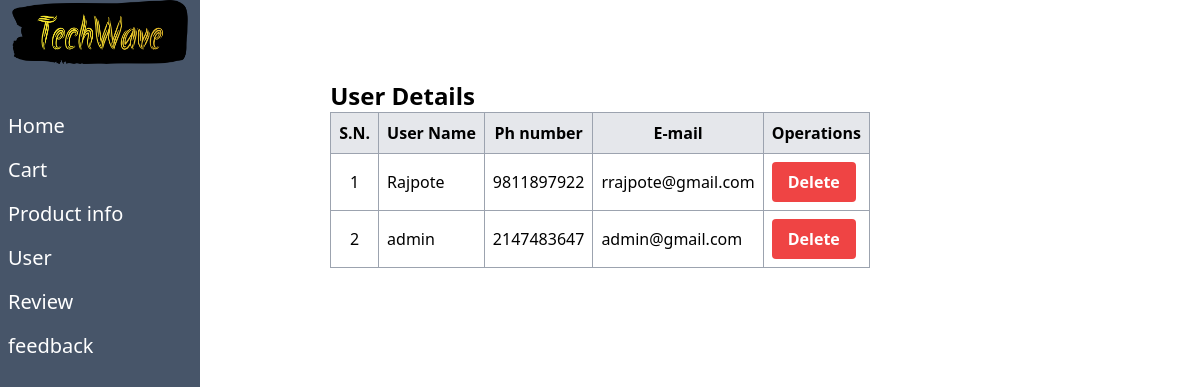
The app's page /Build/php/manage_user.php (signed in) with its own data.
### tables this page shows
CREATE TABLE `registration` (
  `id` int(20) NOT NULL,
  `uname` varchar(50) NOT NULL,
  `password` varchar(255) NOT NULL,
  `email` varchar(50) NOT NULL,
  `phnumber` varchar(10) NOT NULL
);

### Build/php/manage_user.php (the view, shortened to what this page needs)
<?php
include 'dbconn.php';
?>
<!DOCTYPE html>
<html lang="en">
<head>
    <link rel="stylesheet" href="../css/output.css" />
    <link rel="stylesheet" href="../css/style.css" />
    <link rel="stylesheet" href="https://cdnjs.cloudflare.com/ajax/libs/font-awesome/6.5.1/css/all.min.css"
 />
    <link rel="stylesheet" href="https://cdn.jsdelivr.net/npm/swiper@11/swiper-bundle.min.css" />
</head>
<body>
    <header class="w-1/6 h-full bg-slate-600 fixed top-0 left-0 z-10">
        <a href="admin.php" class="italic text-yellow-400 px-3 rounded-2xl flex items-center justify-center">
            <img src="../techwave-logo-zip-file/png/logo-no-background.png" alt="" class="w-auto h-16">
        </a>
        <nav class="my-10">
            <ul class="">
                <li>
                    <a href="admin.php"
                        class="block w-full text-white text-xl p-2 rounded-r-md hover:bg-slate-100 hover:text-black transition-all duration-300">
                        Home
                    </a>
                </li>
                <li>
                    <a href="manage_cart.php"
                        class="block w-full text-white text-xl p-2 rounded-r-md hover:bg-slate-100 hover:text-black transition-all duration-300">Cart</a>
                </li>
                <li>
                    <a href="product_info.php"
                        class="block w-full text-white text-xl p-2 rounded-r-md hover:bg-slate-100 hover:text-black transition-all duration-300">Product
                        info</a>
                </li>
                <li>
                    <a href="manage_user.php"
                        class="block w-full text-white text-xl p-2 rounded-r-md hover:bg-slate-100 hover:text-black transition-all duration-300">User</a>
                </li>
                <li>
                    <a href=" manage_review.php"
                        class="block w-full text-white text-xl p-2 rounded-r-md hover:bg-slate-100 hover:text-black transition-all duration-300">
                        Review</a>
                </li>
                <li>
                    <a href=" manage_feedback.php"
                        class="block w-full text-white text-xl p-2 rounded-r-md hover:bg-slate-100 hover:text-black transition-all duration-300">
                        feedback</a>
                </li>
            </ul>
        </nav>
    </header>
    <main class="flex items-center justify-center mt-20">
        <div class="data">
            <h1 class="text-2xl font-semibold capitalize">user details</h1>
            <?php
            $query = "SELECT * FROM registration";
            $stmt = $conn->query($query);
            $count = 1;
            ?>
            <table class="border-collapse border border-gray-400">
                <thead class="bg-gray-200">
                    <tr>
                        <th class="p-2 border border-gray-400">S.N.</th>
                        <th class="p-2 border border-gray-400">User Name</th>
                        <th class="p-2 border border-gray-400">Ph number</th>
                        <th class="p-2 border border-gray-400">E-mail</th>
                        <th class="p-2 border border-gray-400">Operations</th>
                    </tr>
                </thead>
                <tbody>
                    <?php
                    while ($result = $stmt->fetch(PDO::FETCH_ASSOC)) {
                        echo "
            <tr>
                <td class='p-2 border border-gray-400 text-center'>" . $count++ . "</td>
                <td class='p-2 border border-gray-400'>" . $result["uname"] . "</td>
                <td class='p-2 border border-gray-400'>" . $result["phnumber"] . "</td>
                <td class='p-2 border border-gray-400'>" . $result["email"] . "</td>
                <td class='p-2 border border-gray-400'>
                    <a href='delete/delete.php?id=" . $result['id'] . "'>
                        <button class='bg-red-500 hover:bg-red-700 text-white font-bold py-2 px-4 rounded'>
                            Delete
                        </button>
                    </a>
                </td>
            </tr>";
                    }
                    ?>
                </tbody>
            </table>
    </main>
</body>
</html>

### Build/css/style.css (style rules this page uses)
* { margin: 0; padding: 0; box-sizing: border-box; }

### records on screen
registration: uname "Rajpote", phnumber "9811897922", email "rrajpote@gmail.com"
registration: uname "admin", phnumber "2147483647", email "admin@gmail.com"
